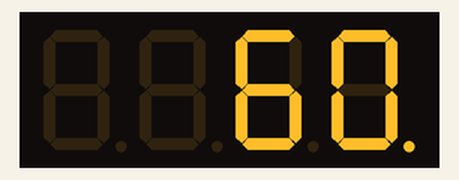
Recording of a sketch running on a simulated Arduino Uno, built with avr-gcc and run on an emulated ATmega328P. On the bench: 4-digit seven-segment display.

Above: at 0.1 s.
At 4.1 s:
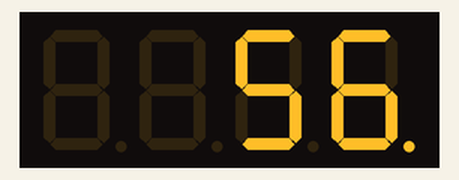
At 9.1 s:
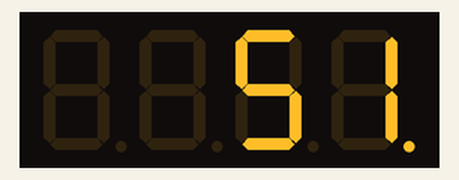
At 19.1 s:
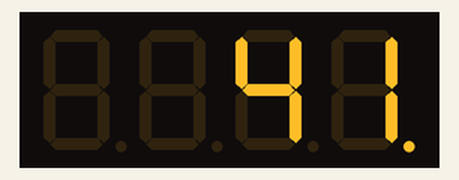
At 29.1 s:
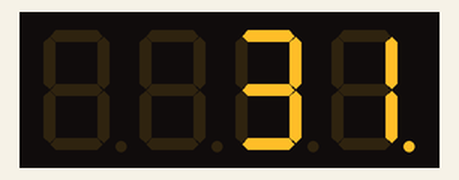
At 39.1 s:
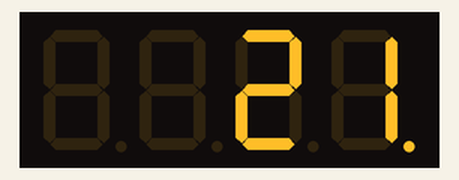

The sketch:

arduino.ino
```cpp
#include "SevSeg.h"
SevSeg sevseg;

int countdown = 60;
unsigned long previousMillis = 0;
const unsigned long interval = 1000;


const int buttonPin = A0;
bool timerStarted = false;
bool buttonPreviouslyPressed = false;
int previousCountdown = -1;

void setup() {
  Serial.begin(9600);
  pinMode(buttonPin, INPUT_PULLUP);
  byte numDigits = 4;
  byte digitPins[] = {2, 3, 4, 5};
  byte segmentPins[] = {6, 7, 8, 9, 10, 11, 12, 13};
  bool resistorsOnSegments = 0;
  sevseg.begin(COMMON_CATHODE, numDigits, digitPins, segmentPins, resistorsOnSegments);
  sevseg.setBrightness(90);

  pinMode(buttonPin, INPUT_PULLUP);
}

void loop() {

if (!timerStarted) {
    if (analogRead(buttonPin) > 300) {
      timerStarted = true;
    }
  } else {
    unsigned long currentMillis = millis();

    if (currentMillis - previousMillis >= interval) {
      previousMillis = currentMillis;

      if (countdown > 0) {
        countdown--;
      } else {
        countdown = 60;
        timerStarted = false;

      }
    }
  }

  sevseg.setNumber(countdown, 0);
  sevseg.refreshDisplay();
}
```

Measured:
- what the display in image 2 shows lasts 1.0 s, from 9.0 s to 10.0 s
